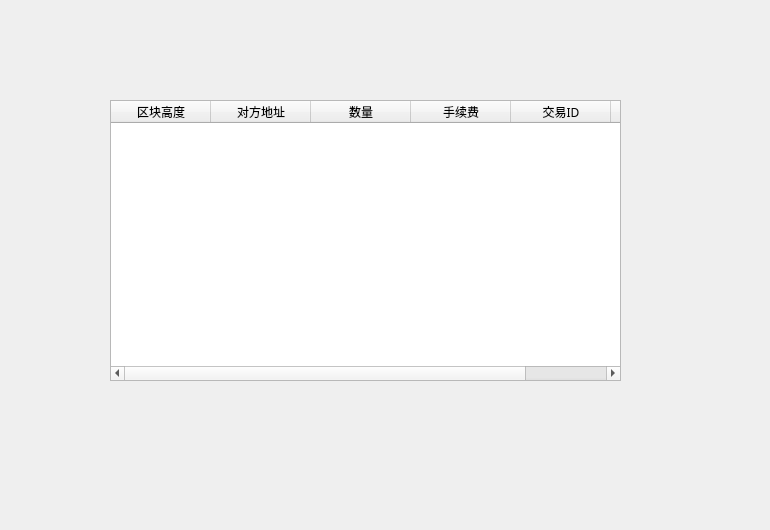
<?xml version="1.0" encoding="UTF-8"?>
<ui version="4.0">
 <class>TransferRecordWidget</class>
 <widget class="QWidget" name="TransferRecordWidget">
  <property name="geometry">
   <rect>
    <x>0</x>
    <y>0</y>
    <width>770</width>
    <height>530</height>
   </rect>
  </property>
  <property name="windowTitle">
   <string>Form</string>
  </property>
  <widget class="QTableWidget" name="transferRecordTableWidget">
   <property name="geometry">
    <rect>
     <x>110</x>
     <y>100</y>
     <width>511</width>
     <height>281</height>
    </rect>
   </property>
   <attribute name="horizontalHeaderVisible">
    <bool>true</bool>
   </attribute>
   <column>
    <property name="text">
     <string>区块高度</string>
    </property>
    <property name="font">
     <font>
      <family>微软雅黑</family>
     </font>
    </property>
    <property name="textAlignment">
     <set>AlignCenter</set>
    </property>
   </column>
   <column>
    <property name="text">
     <string>对方地址</string>
    </property>
    <property name="font">
     <font>
      <family>微软雅黑</family>
     </font>
    </property>
    <property name="textAlignment">
     <set>AlignCenter</set>
    </property>
   </column>
   <column>
    <property name="text">
     <string>数量</string>
    </property>
    <property name="font">
     <font>
      <family>微软雅黑</family>
     </font>
    </property>
    <property name="textAlignment">
     <set>AlignCenter</set>
    </property>
   </column>
   <column>
    <property name="text">
     <string>手续费</string>
    </property>
    <property name="font">
     <font>
      <family>微软雅黑</family>
     </font>
    </property>
    <property name="textAlignment">
     <set>AlignCenter</set>
    </property>
   </column>
   <column>
    <property name="text">
     <string>交易ID</string>
    </property>
    <property name="font">
     <font>
      <family>微软雅黑</family>
     </font>
    </property>
    <property name="textAlignment">
     <set>AlignCenter</set>
    </property>
   </column>
   <column>
    <property name="text">
     <string>交易状态</string>
    </property>
    <property name="font">
     <font>
      <family>微软雅黑</family>
     </font>
    </property>
    <property name="textAlignment">
     <set>AlignCenter</set>
    </property>
   </column>
  </widget>
 </widget>
 <resources/>
 <connections/>
</ui>
